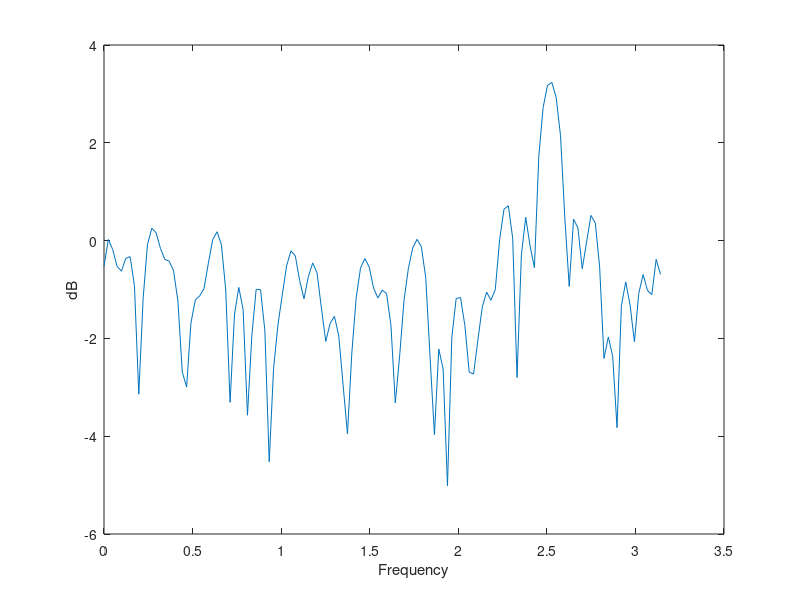

Source code (MATLAB): (Note: this script raises an error after producing the figure.)
%spectral estimation
%creating 64 samples
n = 0:64;
x = 3*sin(0.8*pi*n);
r = randn(size(n));
x = x + r;
[pxx, w] = periodogram(x);
figure;
plot(w,2*log10(pxx));
xlabel( 'Frequency' );
ylabel( 'dB' );
title( 'Periodogram of Sine Signal', '64 samples' );
[pxx, w] = periodogram(r);
figure;
plot(w,2*log10(pxx));
xlabel( 'Frequency' );
ylabel( 'dB' );
title( 'Periodogram of White Noise Signal','64 samples' );
[pxx, w] = pwelch(x);
figure;
plot(w,2*log10(pxx));
xlabel( 'Frequency' );
ylabel( 'dB' );
title( 'Periodogram of Sine Signal with Noise', 'with Welch Window 64 samples' );
[pxx, w] = pwelch(r);
figure;
plot(w,2*log10(pxx));
xlabel( 'Frequency' );
ylabel( 'dB' );
title( 'Periodogram of White Noise Signal', 'with Welch Window 64 samples' );
[pxx, w] = pburg(x, 4);
figure;
plot(w,2*log10(pxx));
xlabel( 'Frequency' );
ylabel( 'dB' );
title( 'Periodogram of Sine Signal with Noise', 'with ARMA Window 64 samples' );
[pxx, w] = pburg(r, 4);
figure;
plot(w,2*log10(pxx));
xlabel( 'Frequency' );
ylabel( 'dB' );
title( 'Periodogram of White Noise Signal', 'with ARMA Window 64 samples' );

%creating 128 samples
n = 0:128;
x = 3*sin(0.8*pi*n);
r = randn(size(n));
x = x + r;
[pxx, w] = periodogram(x);
figure;
plot(w,2*log10(pxx));
xlabel( 'Frequency' );
ylabel( 'dB' );
title( 'Periodogram of Sine Signal', '128 samples' );
[pxx, w] = periodogram(r);
figure;
plot(w,2*log10(pxx));
xlabel( 'Frequency' );
ylabel( 'dB' );
title( 'Periodogram of White Noise Signal', '128 samples' );
[pxx, w] = pwelch(x);
figure;
plot(w,2*log10(pxx));
xlabel( 'Frequency' );
ylabel( 'dB' );
title( 'Periodogram of Sine Signal with Noise', 'with Welch Window 128 samples' );
[pxx, w] = pwelch(r);
figure;
plot(w,2*log10(pxx));
xlabel( 'Frequency' );
ylabel( 'dB' );
title( 'Periodogram of White Noise Signal', 'with Welch Window 128 samples' );
[pxx, w] = pburg(x, 4);
figure;
plot(w,2*log10(pxx));
xlabel( 'Frequency' );
ylabel( 'dB' );
title( 'Periodogram of Sine Signal with Noise', 'with ARMA Window 128 samples' );
[pxx, w] = pburg(r, 4);
figure;
plot(w,2*log10(pxx));
xlabel( 'Frequency' );
ylabel( 'dB' );
title( 'Periodogram of White Noise Signal', 'with ARMA Window 128 samples' )
